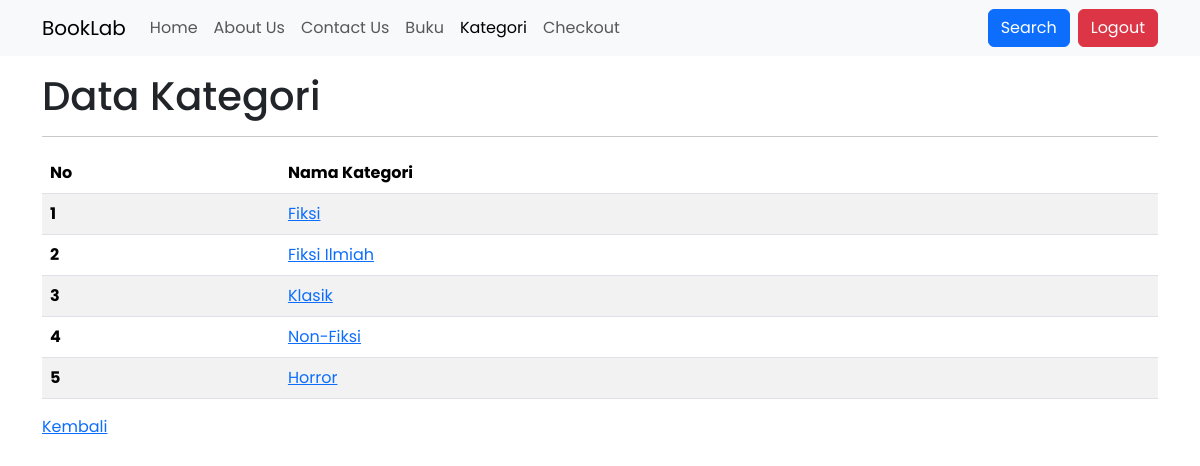
/user/kategori.php (signed in), run on the app's committed database.
### tables this page shows
CREATE TABLE `categories` (
  `id` int(11) NOT NULL,
  `nama` varchar(100) NOT NULL,
  `deskripsi` text NOT NULL
);

### config/controller.php (called while the page is built, shortened)
<?php
function select($query)
{
    global $db;
    $result = mysqli_query($db, $query);
    $rows = [];
    while ($row = mysqli_fetch_assoc($result)) {
        $rows[] = $row;
    }
    return $rows;
}

### user/kategori.php (the view, shortened to what this page needs)
<?php
include "../layouts/user_header.php";
$categories = select("SELECT * FROM categories");
?>
<div class="container mt-3">
    <h1>Data Kategori</h1>
    <hr>
    <table class="table table-striped">
        <thead>
            <th scope="col">No</th>
            <th scope="col">Nama Kategori</th>
        </thead>
        <tbody>
            <?php $no = 1 ?>
            <?php foreach ($categories as $category) : ?>
                <tr>
                    <th scope="row"><?= $no++ ?></th>
                    <td><a href="buku_kategori.php?id_kategori=<?= $category['id'] ?>"><?= $category['nama'] ?></a></td>
                </tr>
            <?php endforeach; ?>
        </tbody>
    </table>
    <a href="index.php">Kembali</a>
</div>
<?php include "../layouts/footer.php" ?>

### layouts/user_header.php (style rules this page uses)
body { font-family: "Poppins", sans-serif; }

### data on the page
categories: nama "Fiksi"
categories: nama "Fiksi Ilmiah"
categories: nama "Klasik"
categories: nama "Non-Fiksi"
categories: nama "Horror"
